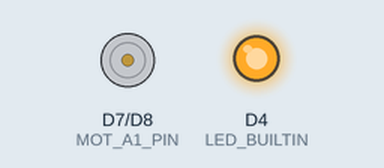
Simulated run of this sketch. Board: ESP8266 (NodeMCU). Parts: motor-driver pin pairs drawn as motors (green arrow = first pin HIGH = forward, orange = second pin HIGH = backward, longer = more drive), output pins drawn as LEDs (lit = HIGH, except the on-board LED, lit = LOW). What the sketch prints to the serial monitor is not drawn.

Above: at 0.3 s.
At 7.5 s:
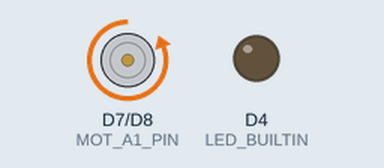
At 18.5 s:
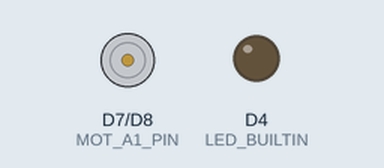
At 27.7 s:
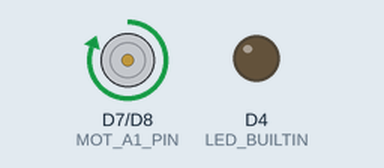
Timing chart, 0 to 40.0 s (numbered marks = the images above):
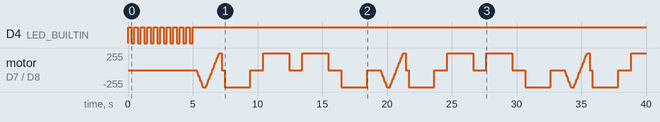

The sketch:

DRV8833_MotorDriverExample.ino
```cpp
//von https://lastminuteengineers.com/drv8833-arduino-tutorial/
// Define the control inputs

//#define SECOND_MOTOR
//D1+D2 (M3) funktionieren noch nicht
//D7+D8 (M2) funktionieren!
//D3+D4 (M1) TODO noch ungetestet
#define MOT_A1_PIN D7//D1  //10
#define MOT_A2_PIN D8//D2  //9

#ifdef SECOND_MOTOR
#define MOT_B1_PIN 6
#define MOT_B2_PIN 5
#endif  //SECOND_MOTOR

void setup(void) {
  // Set all the motor control inputs to OUTPUT
  pinMode(MOT_A1_PIN, OUTPUT);
  pinMode(MOT_A2_PIN, OUTPUT);
#ifdef SECOND_MOTOR
  pinMode(MOT_B1_PIN, OUTPUT);
  pinMode(MOT_B2_PIN, OUTPUT);
#endif  //SECOND_MOTOR

  // Turn off motors - Initial state
  digitalWrite(MOT_A1_PIN, LOW);
  digitalWrite(MOT_A2_PIN, LOW);
#ifdef SECOND_MOTOR
  digitalWrite(MOT_B1_PIN, LOW);
  digitalWrite(MOT_B2_PIN, LOW);
#endif  //SECOND_MOTOR

  // Initialize the serial UART at 9600 baud
  Serial.begin(9600);

  pinMode(LED_BUILTIN, OUTPUT);

  for (int i = 0; i < 10; i++) {
    digitalWrite(LED_BUILTIN, HIGH);
    delay(250);
    digitalWrite(LED_BUILTIN, LOW);
    delay(250);
  }
  digitalWrite(LED_BUILTIN, HIGH);
  delay(250);
}

void loop(void) {
  // Generate a fixed motion sequence to demonstrate the motor modes.

  // Ramp speed up.
  for (int i = 0; i < 11; i++) {
    spin_and_wait(25 * i, 25 * i, 50);
  }
  // Full speed forward.
  spin_and_wait(255, 255, 200);

  // Ramp speed into full reverse.
  for (int i = 0; i < 21; i++) {
    spin_and_wait(255 - 25 * i, 255 - 25 * i, 50);
  }

  // Full speed reverse.
  spin_and_wait(-255, -255, 200);

  // Stop.
  spin_and_wait(0, 0, 200);

  // Full speed, forward, turn, reverse, and turn for a two-wheeled base.
  spin_and_wait(255, 255, 2000);
  spin_and_wait(0, 0, 1000);
  spin_and_wait(-255, 255, 2000);
  spin_and_wait(0, 0, 1000);
  spin_and_wait(-255, -255, 2000);
  spin_and_wait(0, 0, 1000);
  spin_and_wait(255, -255, 2000);
  spin_and_wait(0, 0, 1000);
}

/// Set the current on a motor channel using PWM and directional logic.
///
/// \param pwm    PWM duty cycle ranging from -255 full reverse to 255 full forward
/// \param IN1_PIN  pin number xIN1 for the given channel
/// \param IN2_PIN  pin number xIN2 for the given channel
void set_motor_pwm(int pwm, int IN1_PIN, int IN2_PIN) {
  if (pwm < 0) {  // reverse speeds
    analogWrite(IN1_PIN, -pwm);
    digitalWrite(IN2_PIN, LOW);

  } else {  // stop or forward
    digitalWrite(IN1_PIN, LOW);
    analogWrite(IN2_PIN, pwm);
  }
}

/// Set the current on both motors.
///
/// \param pwm_A  motor A PWM, -255 to 255
/// \param pwm_B  motor B PWM, -255 to 255
void set_motor_currents(int pwm_A, int pwm_B) {
  set_motor_pwm(pwm_A, MOT_A1_PIN, MOT_A2_PIN);
#ifdef SECOND_MOTOR
  set_motor_pwm(pwm_B, MOT_B1_PIN, MOT_B2_PIN);
#endif  //SECOND_MOTOR

  // Print a status message to the console.
  Serial.print("Set motor A PWM = ");
  Serial.print(pwm_A);
#ifdef SECOND_MOTOR
  Serial.print(" motor B PWM = ");
  Serial.println(pwm_B);
#endif  //SECOND_MOTOR
}

/// Simple primitive for the motion sequence to set a speed and wait for an interval.
///
/// \param pwm_A  motor A PWM, -255 to 255
/// \param pwm_B  motor B PWM, -255 to 255
/// \param duration delay in milliseconds
void spin_and_wait(int pwm_A, int pwm_B, int duration) {
  set_motor_currents(pwm_A, pwm_B);
  delay(duration);
}
```

Measured:
- by itself, motor on D7 (MOT_A1_PIN) / D8 (MOT_A2_PIN): moves between backward 255/255 and forward 255/255, repeating every 14.2 s
